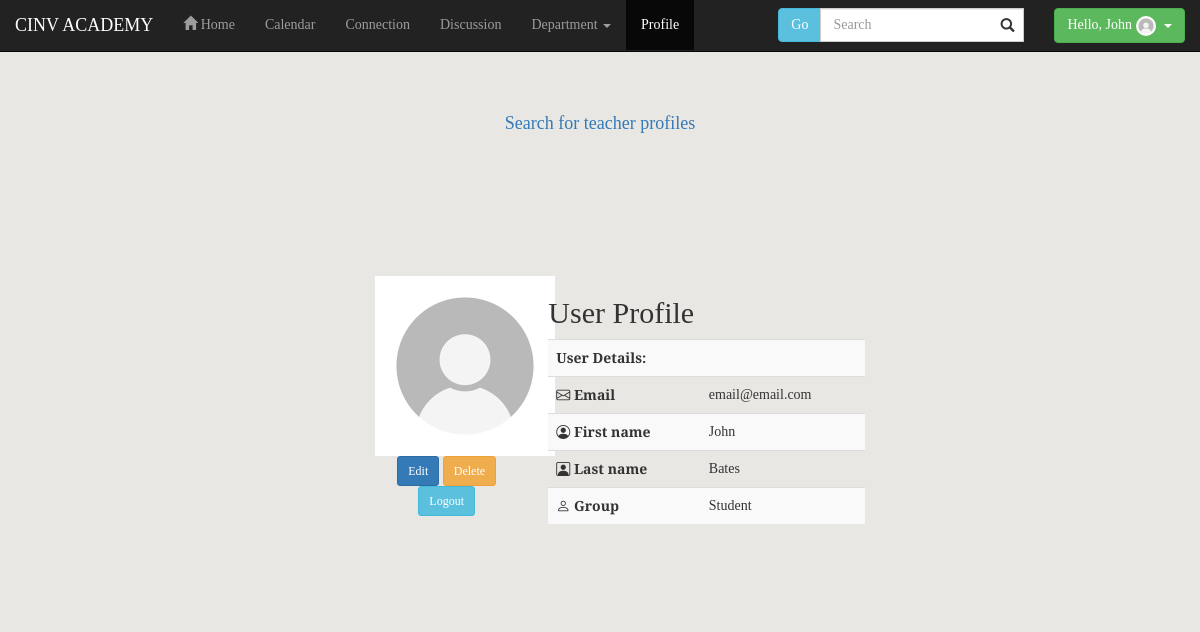
Page /profile.php (signed in) on the committed database.
### tables this page shows
CREATE TABLE `users` (
  `id` int(11) NOT NULL,
  `firstname` varchar(30) NOT NULL,
  `lastname` varchar(30) NOT NULL,
  `email` varchar(100) NOT NULL,
  `image` varchar(1024) DEFAULT NULL,
  `password` varchar(255) NOT NULL,
  `idGroup` varchar(12) NOT NULL,
  `date` datetime NOT NULL
);

### functions.php (called while the page is built, shortened)
<?php
function db_query(string $query, array $data = array())
{
	$string = "mysql:hostname=localhost;dbname=cinv";
	$con = new PDO($string, 'root', '');
	$stm = $con->prepare($query);
	$check = $stm->execute($data);
	if($check)
	{
		$res = $stm->fetchAll(PDO::FETCH_ASSOC);
		if(is_array($res) && !empty($res))
		{
			return $res;
		}
	}
	return false;
}
function is_logged_in():bool
{
	if(!empty($_SESSION['PROFILE']))
	{
		return true;
	}
	return false;
}
function esc(string $str):string
{
	return htmlspecialchars($str);
}
function get_image($path = ''):string
{
	return './images/no-image.jpg';
}
function user(string $key = '')
{
	if(is_logged_in())
	{
		if(!empty($_SESSION['PROFILE'][$key]))
		{
			return $_SESSION['PROFILE'][$key];
		}
	}
	return false;
}

### profile.php (the view, shortened to what this page needs)
<?php
	require 'functions.php';
	$id = $_GET['id'] ?? $_SESSION['PROFILE']['id'];
	$row = db_query("select * from users where id = :id limit 1",['id'=>$id]);
	if($row)
	{
		$row = $row[0];
	}
?>
<!DOCTYPE html>
<html>
<head>
	<link rel="stylesheet" type="text/css" href="./css/bootstrap.min.css">
	<link rel="stylesheet" type="text/css" href="./css/bootstrap-icons.css">
    <link href="css/bootstrap.min.css" rel="stylesheet">
    <link href="Styling.css" rel="stylesheet">
</head>
<body>
    <nav role="navigation" class="navbar navbar-inverse navbar-fixed-top">
      <div class="container-fluid">
        <div class="navbar-header">
          <a class="navbar-brand" href="student.php">
            CINV ACADEMY
          </a>
      </div>
      <div class="navbar-collapse collapse" id="navbarCollapse">
        <ul class="nav navbar-nav">
          <li >
            <a href="student.php">
            <span class="glyphicon glyphicon-home"> </span> Home</a>
          </li>
            <li>
            <a href="fullcalendar.php">
              Calendar
            </a>
          </li>
          <li>
            <a href="#">
              Connection
            </a>
          </li>
            <li>
            <a href="./discussion.php">
              Discussion
            </a>
          </li>
          <li>
              <a class="dropdown-toggle" type="button" data-toggle="dropdown">Department
                <span class="caret"></span></a>
          </li>
            <li class="active">
            <a href="profile.php">
              Profile
            </a>
          </li>
        </ul>
    <form class="navbar-form navbar-right">
            <a class="btn btn-success" type="button" data-toggle="dropdown">Hello, <?php echo $_SESSION["PROFILE"]['firstname'];?>
              <img src="<?= get_image($_SESSION['PROFILE']['image'])?>"
                    style="	margin-right:5px;
                    width: 20px;
                    height:20px;
                    object-fit:cover;
                    border-radius: 50%;" >
                <span class="caret"> </span>
              </a>
    </form>
        <form class="navbar-form navbar-right" role="search">
          <div class="input-group">
            <span class="input-group-btn">
              <button type="submit" class="btn btn-info">
                Go
              </button>
            </span>
            <input type="text" id="search" class="form-control" placeholder="Search">
          </div>
        </form>
     </div>
  </div>
  </nav>
	<div class="text-center p-1"><a href="users.php">All users</a></div>
	<div class="button" style="font:500;padding-top: 5%;
		text-align:center; ">
	<h2> <a class="btn btn-lg" href="users.php"> Search for teacher profiles </a>
	</h2>
	</div>
	<div class="container" style="
		font-family: 'Vollkorn', serif;
		padding-top: 10%;
		padding-left: 30%;
		padding-bottom: 5%;
		max-width: 100%;
		width: auto;
		">
		<?php if(!empty($row)):?>
			<div class="row col-lg-8 border rounded mx-auto mt-5 p-2 shadow-lg">
				<div class="col-md-4 text-center">
					<img src="<?=get_image($row['image'])?>" class="img-fluid rounded" style="width: 180px;height:180px;object-fit: cover;">
					<div>
						<?php if(user('id') == $row['id']):?>
							<a href="profile-edit.php">
								<button class="mx-auto m-1 btn-sm btn btn-primary">Edit</button>
							</a>
							<a href="profile-delete.php">
								<button class="mx-auto m-1 btn-sm btn btn-warning text-white">Delete</button>
							</a>
							<a href="logout.php">
								<button class="mx-auto m-1 btn-sm btn btn-info text-white">Logout</button>
							</a>
						<?php endif;?>
					</div>
				</div>
				<div class="col-md-8">
					<div class="h2">User Profile</div>
					<table class="table table-striped">
						<tr><th colspan="2">User Details:</th></tr>
						<tr><th><i class="bi bi-envelope"></i> Email</th><td><?=esc($row['email'])?></td></tr>
						<tr><th><i class="bi bi-person-circle"></i> First name</th><td><?=esc($row['firstname'])?></td></tr>
						<tr><th><i class="bi bi-person-square"></i> Last name</th><td><?=esc($row['lastname'])?></td></tr>
						<tr><th><i class="bi bi-person"></i> Group</th><td><?=esc($row['idGroup'])?></td></tr>
					</table>
				</div>
			</div>
	</div>
	<?php endif;?>
</body>
</html>

### Styling.css (style rules this page uses)
body { font-family: 'Vollkorn', serif; }
.container { max-width: 1000px; }

### profile.php (style rules this page uses)
body { background-image: url('images/plainBackground.png'); background-repeat: no-repeat; background-attachment: fixed; background-size: cover; }

### rows in the picture
users: email "email@email.com", firstname "John", lastname "Bates", idGroup "Student"

### other values in the picture
$_SESSION["PROFILE"]['firstname'] "John"
